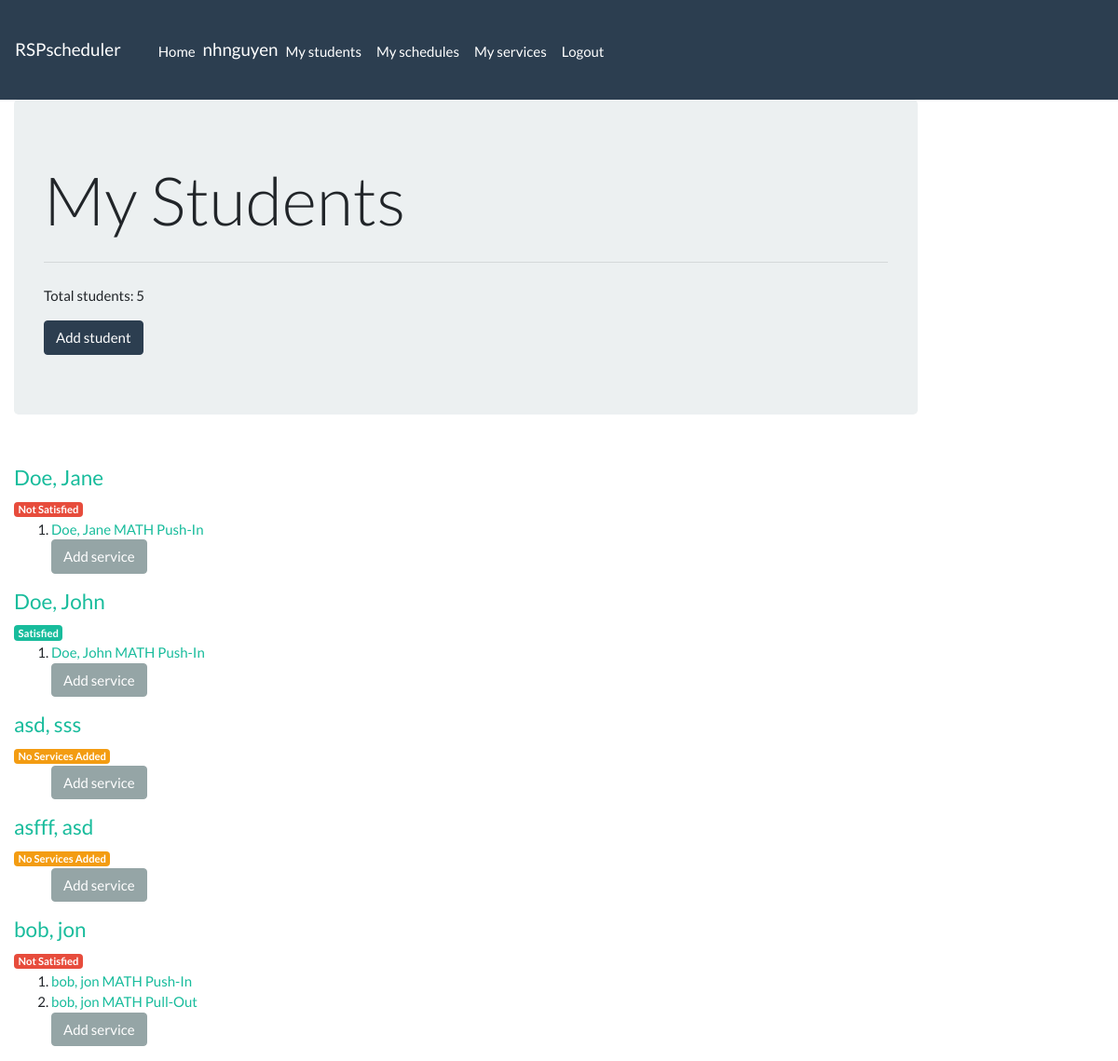
/app/studentlist/ (signed in), run on an earlier commit of the app's database.
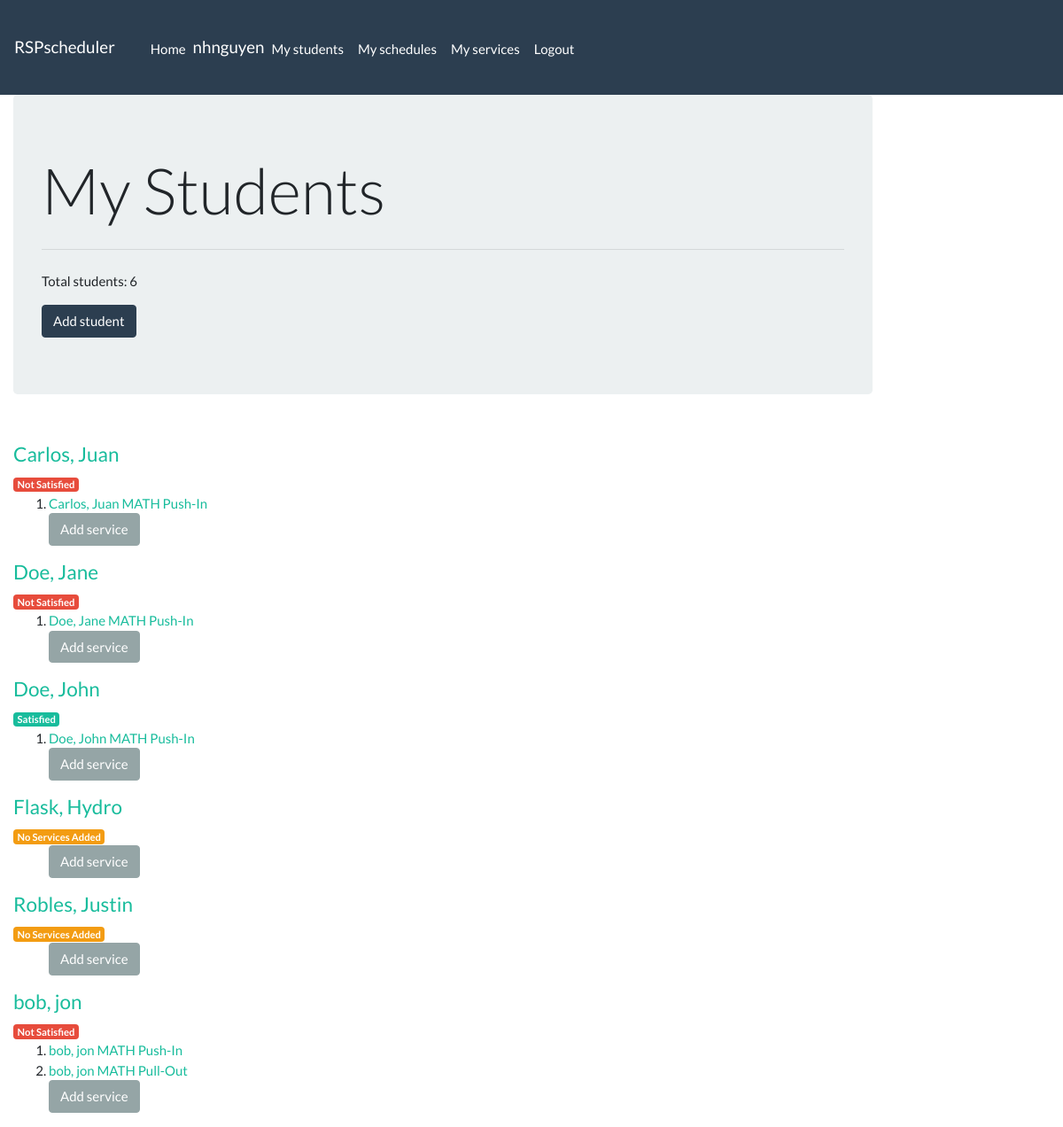
And on a later commit of the database.
### app/models.py (models this page shows)
class Student(models.Model):
    first_name = models.CharField(max_length=20, help_text='Enter First Name')
    middle_name = models.CharField(max_length=20, null=True, blank=True, help_text='Enter Middle Name')
    last_name = models.CharField(max_length=20, help_text='Enter Last Name')
    teacher = models.ForeignKey(User, on_delete=models.CASCADE, null=True)
    serviced = models.BooleanField(default=False, help_text='Check if the services for this student have been completed')
    id = models.UUIDField(primary_key=True, default=uuid.uuid4, help_text='Unique ID for this student')
    class Meta:
        ordering = ['last_name', 'first_name']
    def __str__(self):
        return f'{self.last_name}, {self.first_name}'
    def get_absolute_url(self):
        return reverse('student-detail', args=[str(self.id)])
    @property
    def is_serviced(self):
        for service in self.services.all():
            if not service.is_satisfied:
                return False
        return True

class Service(models.Model):
    student = models.ForeignKey('Student', related_name='services', on_delete=models.SET_NULL, null=True)
    SUBJECTS = (
        ('MATH', 'Math'),
        ('ELA', 'ELA')
        )
    subject = models.CharField(
        max_length=4,
        choices=SUBJECTS,
        default=None,
        help_text='Subject'
        )
    SERVICES = (
        ('Push-In', 'Push-In'),
        ('Pull-Out', 'Pull-Out')
        )
    service_type = models.CharField(
        max_length=8,
        choices=SERVICES,
        default=None,
        help_text='Service type'
        )
    total_time_req = models.IntegerField(help_text='Enter total time required')
    satisfied = models.BooleanField(help_text='Check if this service has been satisfied')
    def __str__(self):
        return f'{str(self.student)}\n{self.subject} {self.service_type}'
    def get_absolute_url(self):
        return reverse('service-detail', args=[str(self.id)])
    @property
    def is_satisfied(self):
        allocated_time= 0
        for serviceinstance in self.stud_serviceinstances.all():
            if serviceinstance.scheduled_for.active:
                if serviceinstance.duration:
                    allocated_time += serviceinstance.duration
        return allocated_time >= self.total_time_req

### app/views.py (the view)
# urls.py: path('studentlist/', staff_member_required(views.StudentListView.as_view()), name='student-list'),
class StudentListView(LoginRequiredMixin, generic.ListView):
    login_url = '/accounts/login/'
    model = Student
    def get_queryset(self):
        return Student.objects.filter(teacher=self.request.user)

### app/models.py (called while the page is built)
    @property
    def duration(self):
        if self.time_start != None and self.time_end != None:   # check because time_start and time_end can be blank
            start = timedelta(hours=self.time_start.hour, minutes=self.time_start.minute, seconds=self.time_start.second)
            end = timedelta(hours=self.time_end.hour, minutes=self.time_end.minute, seconds=self.time_end.second)
            if start.seconds // 3600 >= 12:
                start = timedelta(hours=((start.seconds//3600) - 12), minutes=((start.seconds%3600)//60), seconds=start.seconds%60)
            if end.seconds // 3600 >= 12:
                end = timedelta(hours=((end.seconds//3600) - 12), minutes=((end.seconds%3600)//60), seconds=end.seconds%60)
            time = end - start
            duration = abs(int(time.total_seconds() / 60))
            return duration

### app/templates/app/student_list.html
{% extends "base_template.html" %}
{% block content %}
    <div class="jumbotron">
        <h1 class="display-3">My Students</h1>
        <hr class="my-4">
        <p>Total students: {{student_list|length}}</p>
        <form action="{% url 'create-student'%}">
            <button type="submit" class="btn btn-primary">Add student</button>
        </form>
    </div>
    <br>
    {% if student_list %}
        {% for student in student_list %}
            <h4><a href="{{ student.get_absolute_url }}">{{student}}</a></h4>
            {% if student.services.all|length == 0 %}
                <span class="badge badge-warning">No Services Added</span>
            {% elif student.is_serviced %}
                <span class="badge badge-success">Satisfied</span>
            {% else %}
                <span class="badge badge-danger">Not Satisfied</span>
            {% endif %}
            <ol>
                {% for service in student.services.all %}
                    <li>
                        <a href="{{service.get_absolute_url}}">{{service}}</a>
                    </li>
                {% endfor %}
                {% if student.services.count < 4 %}
                    <form action="{% url 'create-service' student.id %}">
                        <button type="submit" class="btn btn-secondary">Add service</button>
                    </form>
                {% endif %}
            </ol>
        {% endfor %}
    {% endif %}
{% endblock %}

### app/templates/base_template.html (shortened to what this page needs)
<!DOCTYPE html>
<html lang="en">
<head>
  <link href="https://stackpath.bootstrapcdn.com/bootswatch/4.1.3/flatly/bootstrap.min.css" rel="stylesheet">
  {% load staticfiles %}
  <link rel="stylesheet" href="{% static 'css/styles.css' %}">
</head>
<body>
  <nav class="navbar navbar-expand-lg navbar-dark bg-primary">
    <a class="navbar-brand" href="{% url 'index' %}">RSPscheduler</a>
    <div class="navbar navbar-expand navbar-fixed-top" id="navbarColor01">
        <ul class="navbar-nav pt-1">
          <li class="nav-item"><a class="nav-link" data-toggle="tab" href="{% url 'index' %}">Home</a></li>
          {% if user.is_authenticated %}
            <li class="nav-item"><h5 class="text-white">{{user}}</h5></li>
            <li class="nav-item"><a class="nav-link" data-toggle="tab" href="{% url 'student-list' %}">My students</a></li>
            <li class="nav-item"><a class="nav-link" data-toggle="tab" href="{% url 'schedule-list' %}">My schedules</a></li>
            <li class="nav-item"><a class="nav-link" data-toggle="tab" href="{% url 'service-list' %}"">My services</a></li>
            <li class="nav-item"><a class="nav-link" data-toggle="tab" href="{% url 'logout' %}">Logout</a></li>
          {% else %}
            <li class="nav-item"><a class="nav-link" data-toggle="tab" href="{% url 'login' %}">Login</a></li>
          {% endif %}
        </ul>
    </div>
  </nav>
  <div class="col-sm-10 ">{% block content %}{% endblock %}</div>
</body>
</html>

### app/static/css/styles.css (style rules this page uses)
h5 { margin-top: 6px; }

What changed in the data, as far as the page shows it:
removed Student: last_name+first_name "asd, sss", shows "No Services Added", shows "Add service"
removed Student: last_name+first_name "asfff, asd", shows "No Services Added", shows "Add service"
added Student: last_name+first_name "Carlos, Juan", shows "Not Satisfied", shows "Add service"
added Service: student+subject+service_type "Carlos, Juan MATH Push-In", shown under "Carlos, Juan"
added Student: last_name+first_name "Flask, Hydro", shows "No Services Added", shows "Add service"
added Student: last_name+first_name "Robles, Justin", shows "No Services Added", shows "Add service"
Also different on the page:
{{ student_list|length }}: "5" → "6"
